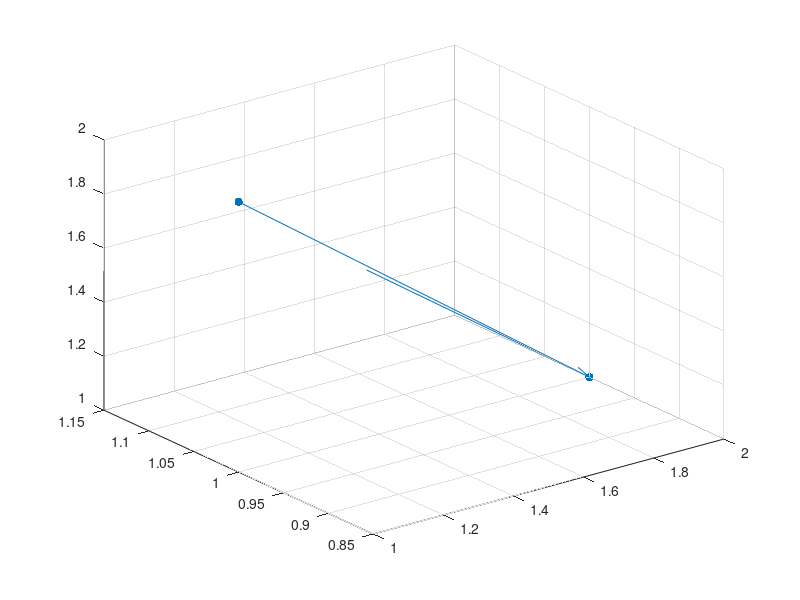

The MATLAB script that drew this image: (Note: this script raises an error after producing the figure.)
king = [2,1,1];

kingx = king(1);
kingy = king(2);
kingz = king(3);
kingtext = 'King';

queen = [1,1,2];

queenx = queen(1);
queeny = queen(2);
queenz = queen(3);
queentext = 'Queen';

man = [3,1,1];

manx = man(1);
many = man(2);
manz = man(3);
mantext = 'Man';

woman = [2,1,2];

womanx = woman(1);
womany = woman(2);
womanz = woman(3);
womantext = 'Woman';

x1 = [kingx, queenx];
x2 = [manx, womanx];
y1 = [kingy, queeny];
y2 = [many, womany];
z1 = [kingz, queenz];
z2 = [manz, womanz];

drawArrow = @(x,y,z) quiver3( x(2),y(2),z(2),x(1)-x(2),y(1)-y(2),z(1)-z(2),1);

scatter3(x1, y1, z1, 'filled', 'blue');
hold on
a1 = drawArrow(x1,y1,z1);
a1.Color = 'black'
a1.LineStyle = '--';
scatter3(x2, y2, z2, 'filled', 'red');
a2 = drawArrow(x2, y2, z2);
a2.Color = 'black'
a2.LineStyle = '--';
set(gca,'xticklabel',[],'yticklabel',[], 'zticklabel', [])
xlim([0.9 3.1]);
ylim([0.9 1.1]);
zlim([0.9 2.1]);
title('Word2Vec Feature Representations');
xlabel('x_1');
ylabel('x_2');
zlabel('x_3');
pbaspect([2 2 1]);
text(king(1)+0.1,king(2),king(3), kingtext);
text(queen(1)+0.1,queen(2),queen(3), queentext);
text(man(1)+0.1,man(2),man(3), mantext);
text(woman(1)+0.1,woman(2),woman(3), womantext);

